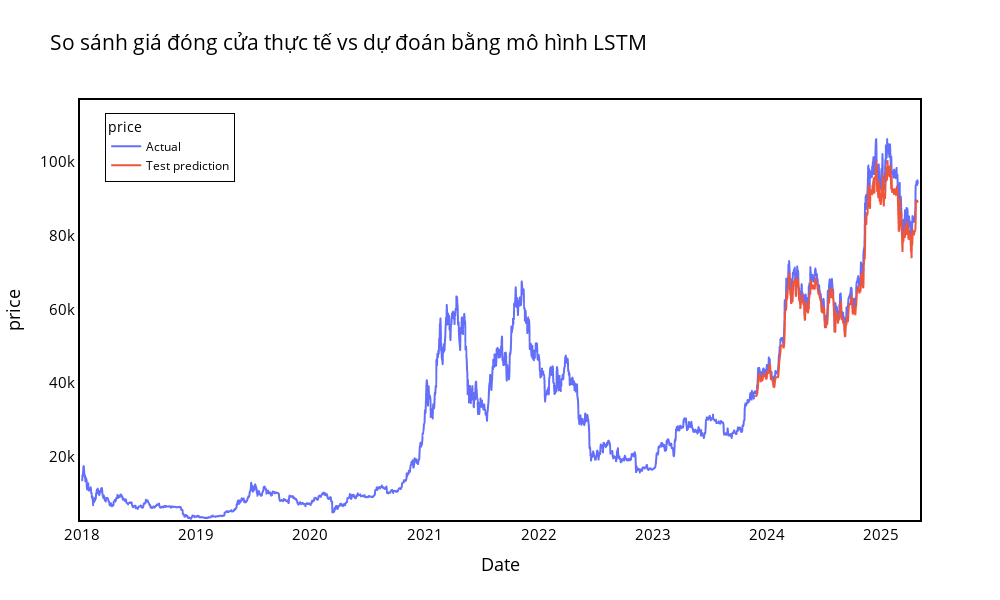

Notebook code for this chart:
### Markdown cell above
### 5.8 Trực quan hóa kết quả dự đoán

### Code cell
# Chuẩn bị dữ liệu để vẽ biểu đồ
look_back = time_step

# Shift train predictions for plotting
trainPredictPlot = np.empty_like(closedf)
trainPredictPlot[:, :] = np.nan
trainPredictPlot[look_back:len(train_predict)+look_back, :] = train_predict
print("Train predicted data: ", trainPredictPlot.shape)

# Shift test predictions for plotting
testPredictPlot = np.empty_like(closedf)
testPredictPlot[:, :] = np.nan
testPredictPlot[len(train_predict)+(look_back*2) +
                1:len(closedf)-1, :] = test_predict
print("Test predicted data: ", testPredictPlot.shape)

# Tạo DataFrame để vẽ biểu đồ
names = cycle(['Actual', 'Test prediction'])

plotdf = pd.DataFrame({
    'date': close_stock['date'],
    'original_close': close_stock['close'],
    # 'train_predicted_close': trainPredictPlot.reshape(1,-1)[0].tolist(),
    'test_predicted_close': testPredictPlot.reshape(1, -1)[0].tolist()
})

# Vẽ biểu đồ so sánh
fig = px.line(plotdf, x=plotdf['date'],
              y=[plotdf['original_close'], plotdf['test_predicted_close']],
              labels={'value': 'price', 'date': 'Date'})
fig.update_layout(
    # title_text='So sánh giá đóng cửa thực tế vs dự đoán bằng mô hình LSTM',
    plot_bgcolor='white',
    font_size=15,
    font_color='black',
    legend_title_text='price',
    width=1000,
    height=600,
    margin=dict(l=80, r=80, t=100, b=80),  # Increased margins for more gap
    # Add black border frame
    xaxis=dict(
        linecolor='black',
        linewidth=2,
        mirror=True,
        range=[
            plotdf['date'].min() - pd.Timedelta(days=7),  # Add gap to left
            plotdf['date'].max() + pd.Timedelta(days=7)   # Add gap to right
        ],
        showline=True
    ),
    yaxis=dict(
        linecolor='black',
        linewidth=2,
        mirror=True,
        range=[
            plotdf['original_close'].min() * 0.90,  # Add more gap below
            plotdf['original_close'].max() * 1.10   # Add more gap above
        ],
        showline=True
    ),
    # Position legend inside the chart with more gap from the border
    legend=dict(
        x=0.03,  # More gap from left
        y=0.97,  # More gap from top
        xanchor='left',
        yanchor='top',
        # Semi-transparent white background
        bgcolor='rgba(255, 255, 255, 0.8)',
        bordercolor='black',
        borderwidth=1,
        font=dict(size=12)
    )
)
fig.for_each_trace(lambda t: t.update(name=next(names)))
fig.update_xaxes(showgrid=False)
fig.update_yaxes(showgrid=False)
fig.show()

### Figure 1 — Plotly figure (JSON) as saved in the notebook; plotly's stock layout.template omitted (floating-point values rounded to 4 significant figures; data arrays with more than 128 entries replaced by an {"elided": "..."} marker saying what was removed)
{"data": [{"hovertemplate": "variable=original_close<br>Date=%{x}<br>price=%{y}<extra></extra>", "legendgroup": "original_close", "line": {"color": "#636efa", "dash": "solid"}, "marker": {"symbol": "circle"}, "mode": "lines", "name": "Actual", "showlegend": true, "type": "scattergl", "x": {"elided": "2676 str values"}, "xaxis": "x", "y": {"elided": "2676 float values"}, "yaxis": "y"}, {"hovertemplate": "variable=wide_variable_1<br>Date=%{x}<br>price=%{y}<extra></extra>", "legendgroup": "wide_variable_1", "line": {"color": "#EF553B", "dash": "solid"}, "marker": {"symbol": "circle"}, "mode": "lines", "name": "Test prediction", "showlegend": true, "type": "scattergl", "x": {"elided": "2676 str values"}, "xaxis": "x", "y": {"elided": "2676 float values"}, "yaxis": "y"}], "layout": {"font": {"color": "black", "size": 15}, "height": 600, "legend": {"bgcolor": "rgba(255, 255, 255, 0.8)", "bordercolor": "black", "borderwidth": 1, "font": {"size": 12}, "title": {"text": "price"}, "tracegroupgap": 0, "x": 0.03, "xanchor": "left", "y": 0.97, "yanchor": "top"}, "margin": {"b": 80, "l": 80, "r": 80, "t": 100}, "plot_bgcolor": "white", "title": {"text": "So sánh giá đóng cửa thực tế vs dự đoán bằng mô hình LSTM"}, "width": 1000, "xaxis": {"anchor": "y", "domain": [0, 1], "linecolor": "black", "linewidth": 2, "mirror": true, "range": ["2017-12-25T00:00:00", "2025-05-06T00:00:00"], "showgrid": false, "showline": true, "title": {"text": "Date"}}, "yaxis": {"anchor": "x", "domain": [0, 1], "linecolor": "black", "linewidth": 2, "mirror": true, "range": [2913.0, 116800.0], "showgrid": false, "showline": true, "title": {"text": "price"}}}}
